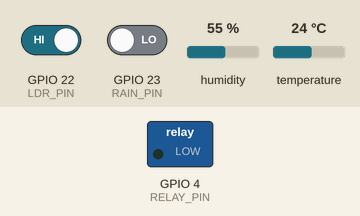
A sketch run on a simulated ESP32. On the bench: switched loads named in the sketch (green lamp = pin HIGH). The test bench sets the inputs (shaded band); at power-on: GPIO 22 (LDR_PIN) HIGH, GPIO 23 (RAIN_PIN) LOW, humidity 55 %, temperature 24 °C. What the sketch prints to the serial monitor is not drawn.

Above: at 3.8 s.
3.9 s: GPIO 22 (LDR_PIN) driven LOW
At 4.4 s:
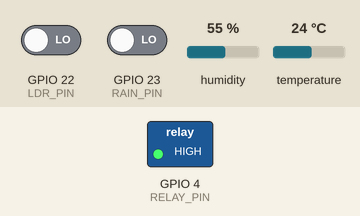
8.5 s: GPIO 22 (LDR_PIN) driven HIGH
At 9.7 s:
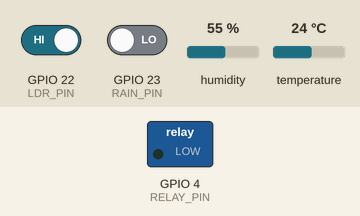
Timing chart, 0 to 11.5 s (numbered marks = the images above; inputs shaded):
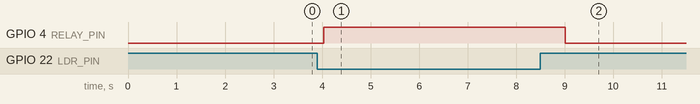

Measured:
- after the input at 3.9 s, GPIO 4 (RELAY_PIN): LOW → HIGH after 0.13 s
- after the input at 8.5 s, GPIO 4 (RELAY_PIN): HIGH → LOW after 0.51 s

The sketch:

Lab_3.ino
```cpp
#include <DHT.h>

#define DHTPIN   5        // DHT11 ต่อที่ D5 (GPIO5)
#define DHTTYPE  DHT11

#define LDR_PIN  22       // LDR Digital Out (DO)
#define RAIN_PIN 23       // Rain Sensor Digital Out (S)
#define RELAY_PIN 4       // ใช้ D4 (GPIO4) เปิดไฟ/LED

DHT dht(DHTPIN, DHTTYPE);

unsigned long prevMs = 0;
const unsigned long INTERVAL_MS = 1000;

void setup() {
  Serial.begin(115200);
  dht.begin();

  pinMode(LDR_PIN, INPUT);
  pinMode(RAIN_PIN, INPUT);
  pinMode(RELAY_PIN, OUTPUT);
  digitalWrite(RELAY_PIN, LOW);

  Serial.println("Lab3: ESP32 + DHT11 + LDR(DO) + Rain(DO)");
}

void loop() {
  unsigned long now = millis();
  if (now - prevMs >= INTERVAL_MS) {
    prevMs = now;

    // อ่านค่า DHT11
    float h = dht.readHumidity();
    float t = dht.readTemperature();
    float feel = dht.computeHeatIndex(t, h, false);

    if (isnan(h) || isnan(t)) {
      Serial.println("อ่านค่า DHT ไม่สำเร็จ");
      return;
    }

    Serial.println("----- UPDATE -----");
    Serial.print("Temp: "); Serial.print(t); Serial.print(" °C | ");
    Serial.print("Humidity: "); Serial.print(h); Serial.print(" % | ");
    Serial.print("Feel like: "); Serial.print(feel); Serial.println(" °C");

    // ตรวจฝน
    if (digitalRead(RAIN_PIN) == HIGH) {
      Serial.println("ฝนกำลังตก");
    } else {
      Serial.println("ไม่มีฝน");
    }

    // ตรวจกลางวัน/กลางคืน
    if (digitalRead(LDR_PIN) == LOW) {
      Serial.println("กลางคืน → เปิดไฟ D4");
      digitalWrite(RELAY_PIN, HIGH);
    } else {
      Serial.println("กลางวัน → ปิดไฟ D4");
      digitalWrite(RELAY_PIN, LOW);
    }

    Serial.println("---------------------");
  }
}
```
